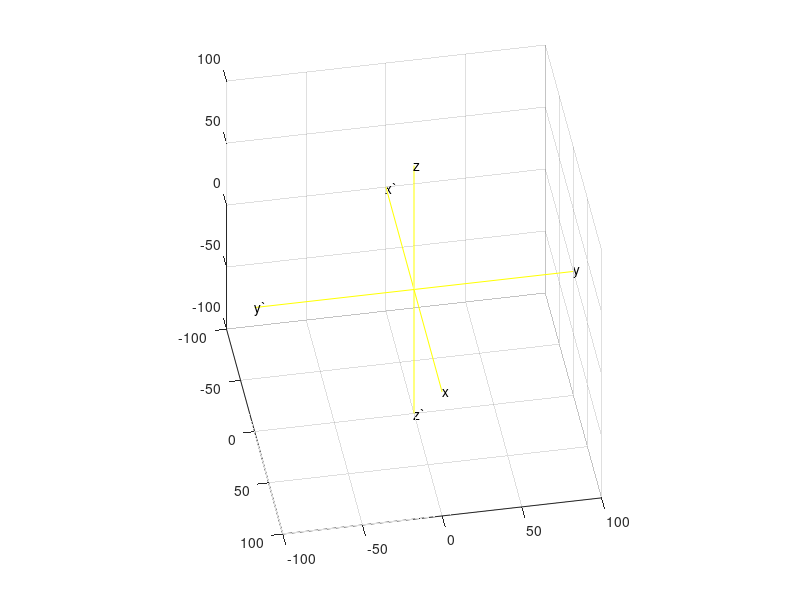

The MATLAB source for this figure:
function baxis(a1)

%5 September 2011, part of the gravitational shell project.

hako = figure
if (nargin == 0) a1 = 100; 
end;%if
x=[0 0 a1;0 0 -a1];
y=[0 a1 0;0 -a1 0];
z=[a1 0 0;-a1 0 0];
plot3(x,y,z,'y');
text(x(1,1),y(1,1),z(1,1),'z');
text(x(2,1),y(2,1),z(2,1),'z`');
text(x(1,2),y(1,2),z(1,2),'y');
text(x(2,2),y(2,2),z(2,2),'y`');
text(x(1,3),y(1,3),z(1,3),'x');
text(x(2,3),y(2,3),z(2,3),'x`');
axis('equal');
grid;
view(80,40);
hold;
